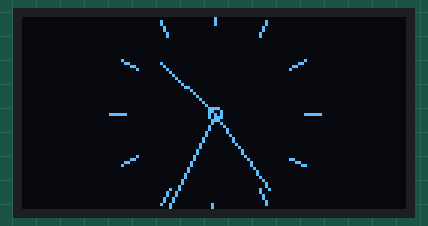
A sketch run on a simulated ESP8266 (NodeMCU). On the bench: 128×64 one-colour display. WiFi joins after 1.5 s; servers stay silent unless stated; the local clock reads 2024-03-15 10:24:30 at power-on unless the sketch sets it; what the sketch prints to the serial monitor is not drawn.

Above: at 4.1 s.
At 8.1 s:
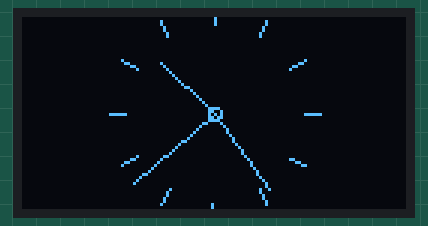
At 12.2 s:
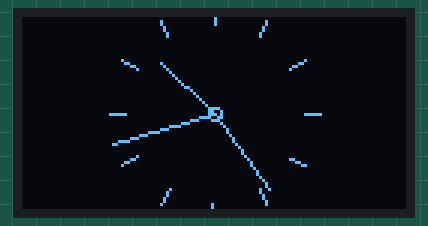
At 20.2 s:
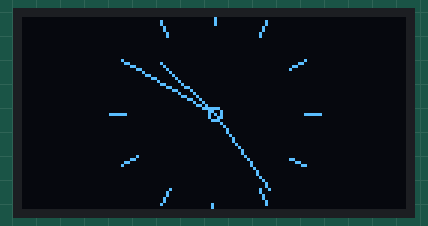
At 29.1 s:
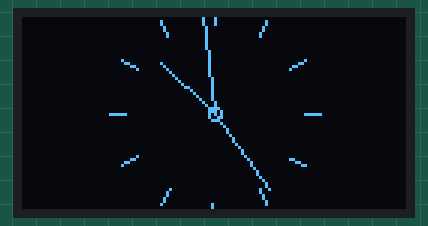
At 38.2 s:
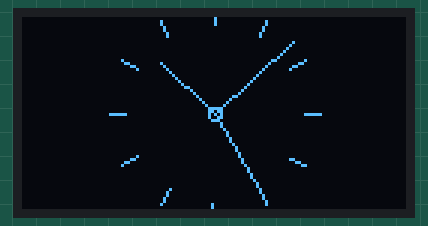

Measured:
- what the display in image 0 shows lasts 1.0 s, from 4.1 s to 5.1 s

The sketch:

8266clock.ino
```cpp
#include <Arduino.h>
#ifdef ESP32
  #include <WiFi.h>
#else
  #include <ESP8266WiFi.h>
#endif
#include <time.h>
#include <SPI.h>
#include <Wire.h>
#include <Adafruit_GFX.h>
#include <Adafruit_SSD1306.h>

Adafruit_SSD1306 display = Adafruit_SSD1306(128, 64, &Wire, -1);

const char* ssid = "kittykitty2.4";
const char* password = "awesomecat";

int GMTOffset = 18000;  //Replace with your GMT Offset in seconds
int daylightOffset = 0;  //Replace with your daylight savings offset in seconds

void setup() {
Serial.begin(115200);

if(!display.begin(SSD1306_SWITCHCAPVCC, 0x3C)) {
  Serial.println(F("SSD1306 allocation failed"));
  for(;;);
}
  delay(2000);
display.clearDisplay();
display.setTextSize(1);
display.setCursor(0,0);
display.setTextColor(WHITE);

WiFi.begin(ssid, password);
  while (WiFi.status() != WL_CONNECTED) {
    delay(1000);
    Serial.println("Connecting...");
  }

  Serial.println("Connected to Wi-Fi!");

configTime(GMTOffset, daylightOffset, "pool.ntp.org","time.nist.gov");
}
void loop() {
time_t rawtime = time(nullptr);
struct tm* timeinfo = localtime(&rawtime);

int radius = 35;
display.drawCircle(display.width()/2, display.height()/2, 2, WHITE);
//draw clock
for( int i=0; i < 360;i= i + 30 ){
float angle = i ;
angle=(angle/57.29577951) ;
int x1=(64+(sin(angle)*radius));
int y1=(32-(cos(angle)*radius));
int x2=(64+(sin(angle)*(radius-5)));
int y2=(32-(cos(angle)*(radius-5)));
display.drawLine(x1,y1,x2,y2,WHITE);
}

//draw second hand
float angle = timeinfo->tm_sec*6 ;
angle=(angle/57.29577951) ;
int x2=(64+(sin(angle)*(radius)));
int y2=(32-(cos(angle)*(radius)));
display.drawLine(64,32,x2,y2,WHITE);

// draw minute hand
angle = timeinfo->tm_min * 6 ;
angle=(angle/57.29577951) ;
x2=(64+(sin(angle)*(radius-3)));
y2=(32-(cos(angle)*(radius-3)));
display.drawLine(64,32,x2,y2,WHITE);

// draw hour hand
angle = timeinfo->tm_hour * 30 + int((timeinfo->tm_min / 12) * 6 );
angle=(angle/57.29577951) ;
x2=(64+(sin(angle)*(radius-11)));
y2=(32-(cos(angle)*(radius-11)));
display.drawLine(64,32,x2,y2,WHITE);

display.display();
delay(100);
display.clearDisplay();

}
```
